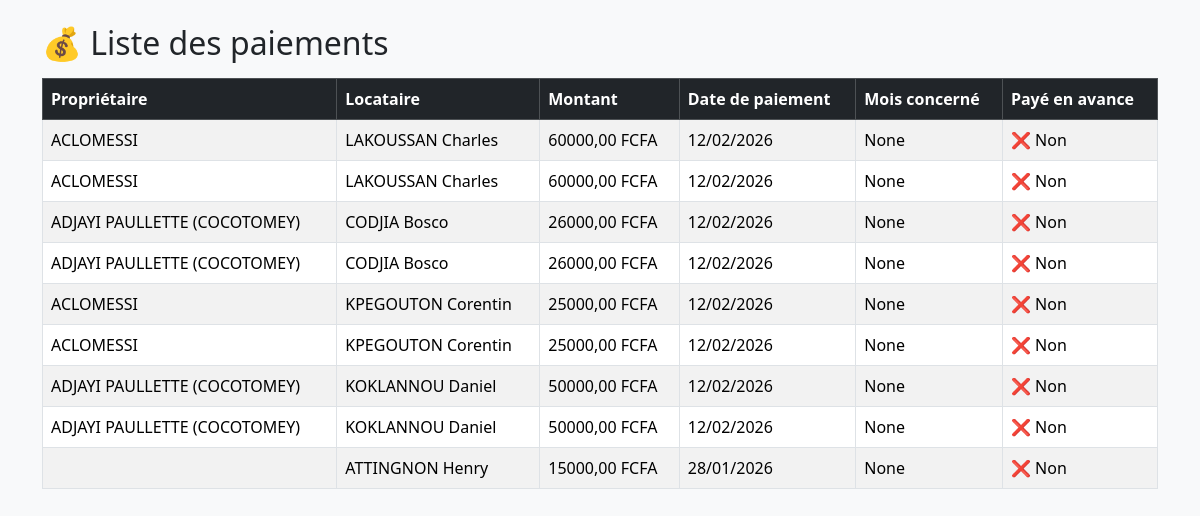
The app's page /paiements/, older data.
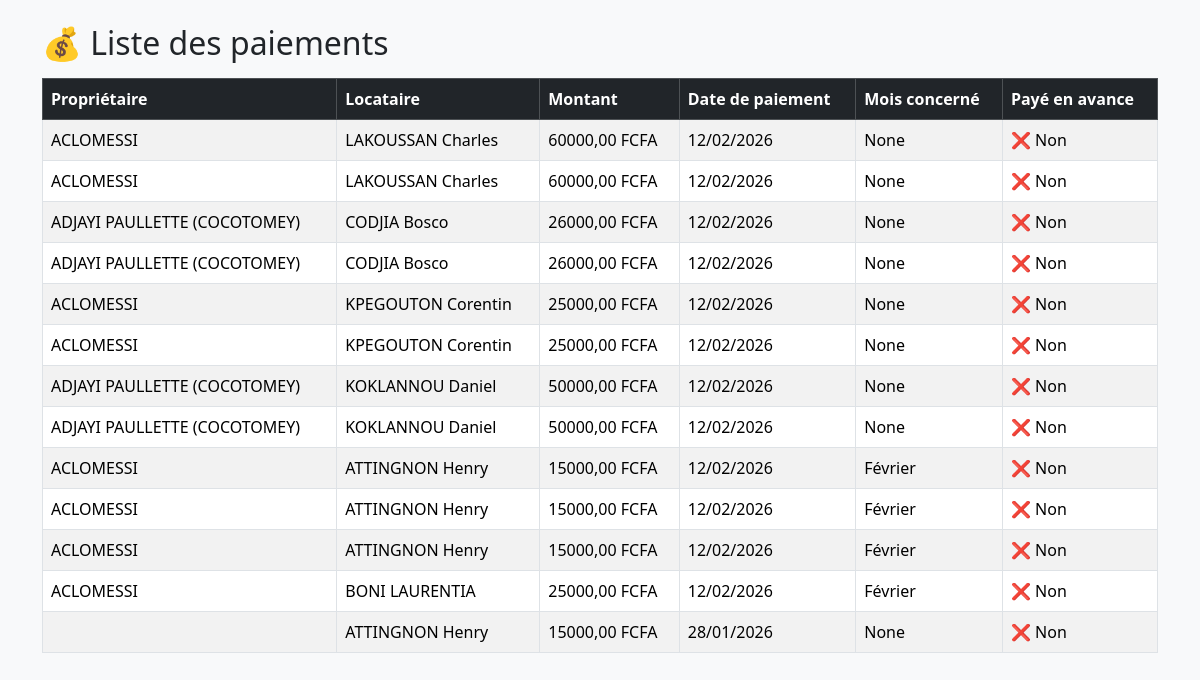
The same page, newer data.
### core/models.py (models this page shows, shortened)
class Paiement(models.Model):
    MOIS_CHOICES = [
        (1, "Janvier"),
        (2, "Février"),
        (3, "Mars"),
        (4, "Avril"),
        (5, "Mai"),
        (6, "Juin"),
        (7, "Juillet"),
        (8, "Août"),
        (9, "Septembre"),
        (10, "Octobre"),
        (11, "Novembre"),
        (12, "Décembre"),
    ]
    proprietaire = models.ForeignKey(
        Proprietaire,
        on_delete=models.CASCADE,
        related_name="paiements",
        verbose_name="Propriétaire",
        null=True,
        blank=True
    )
    locataire = models.ForeignKey(
        Locataire,
        on_delete=models.CASCADE,
        related_name="paiements",
        verbose_name="Locataire"
    )
    date_paiement = models.DateField(verbose_name="Date de paiement")
    mois_concerne = models.IntegerField(
        choices=MOIS_CHOICES,
        verbose_name="Mois concerné",
        null=True,
        blank=True
    )
    montant = models.DecimalField(max_digits=10, decimal_places=2, verbose_name="Montant")
    paye_en_avance = models.BooleanField(default=False, verbose_name="Payé en avance")

class Proprietaire(models.Model):
    nom = models.CharField(max_length=100)
    numero = models.CharField(max_length=20, default="0000000000")

class Locataire(models.Model):
    nom = models.CharField(max_length=100)
    numero = models.CharField(max_length=20, default="0000000000")
    loyer_mensuel = models.DecimalField(max_digits=10, decimal_places=2, default=0)
    proprietaire = models.ForeignKey(
        Proprietaire,
        on_delete=models.CASCADE,
        related_name="locataires",   # ✅ accès via proprietaire.locataires.all()
        verbose_name="Propriétaire"
    )

### core/views.py (the view)
# urls.py: path("paiements/", views.liste_paiements, name="liste_paiements"),
def liste_paiements(request):
    paiements = Paiement.objects.select_related("locataire", "proprietaire").all().order_by("-date_paiement")
    return render(request, "core/liste_paiements.html", {"paiements": paiements})

### core/templates/core/liste_paiements.html (shortened to what this page needs)
<!DOCTYPE html>
<html lang="fr">
<head>
  <link rel="stylesheet" href="https://cdn.jsdelivr.net/npm/bootstrap@5.3.2/dist/css/bootstrap.min.css">
</head>
<body class="container mt-4 bg-light">
  <h2>💰 Liste des paiements</h2>
  <table class="table table-striped table-bordered mt-3">
    <thead class="table-dark">
      <tr>
        <th>Propriétaire</th>
        <th>Locataire</th>
        <th>Montant</th>
        <th>Date de paiement</th>
        <th>Mois concerné</th>
        <th>Payé en avance</th>
      </tr>
    </thead>
    <tbody>
  {% for paiement in paiements %}
  <tr>
    <td>{{ paiement.proprietaire.nom }}</td>
    <td>{{ paiement.locataire.nom }}</td>
    <td>{{ paiement.montant }} FCFA</td>
    <td>{{ paiement.date_paiement|date:"d/m/Y" }}</td>
    <td>{{ paiement.get_mois_concerne_display }}</td>
    <td>{% if paiement.paye_en_avance %}✅ Oui{% else %}❌ Non{% endif %}</td>
  </tr>
  {% empty %}
  <tr>
    <td colspan="6" class="text-center">Aucun paiement enregistré</td>
  </tr>
  {% endfor %}
</tbody>
  </table>
</body>
</html>

Row changes from the older to the newer data that the page shows:
added Paiement: proprietaire.nom "ACLOMESSI", locataire.nom "ATTINGNON Henry", montant "15000,00", date_paiement "12/02/2026", mois_concerne "Février", paye_en_avance "❌ Non"
added Paiement: proprietaire.nom "ACLOMESSI", locataire.nom "ATTINGNON Henry", montant "15000,00", date_paiement "12/02/2026", mois_concerne "Février", paye_en_avance "❌ Non"
added Paiement: proprietaire.nom "ACLOMESSI", locataire.nom "ATTINGNON Henry", montant "15000,00", date_paiement "12/02/2026", mois_concerne "Février", paye_en_avance "❌ Non"
added Paiement: proprietaire.nom "ACLOMESSI", locataire.nom "BONI LAURENTIA", montant "25000,00", date_paiement "12/02/2026", mois_concerne "Février", paye_en_avance "❌ Non"
